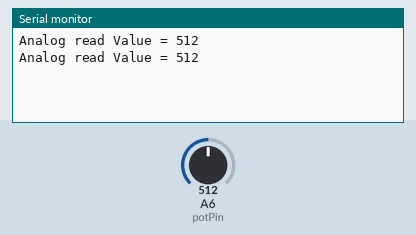
This sketch was run on a simulated Arduino Nano, built with avr-gcc and run on an emulated ATmega328P. Parts: the last lines printed to the serial monitor. The test bench sets the inputs (shaded band); at power-on: A6 (potPin) = 512.

Above: at 1.8 s.
1.9 s: A6 (potPin) set to 716
At 2.4 s:
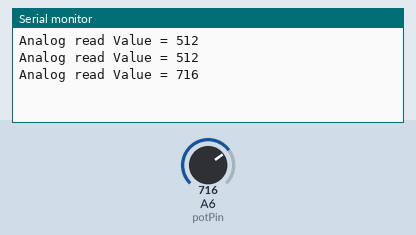
3.4 s: A6 (potPin) set to 900
At 4.8 s:
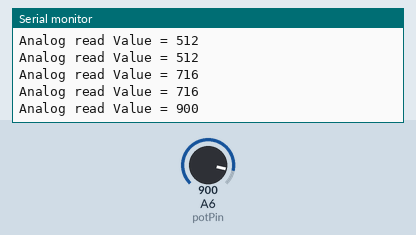
Timing chart, 0 to 6.4 s (numbered marks = the images above; inputs shaded):
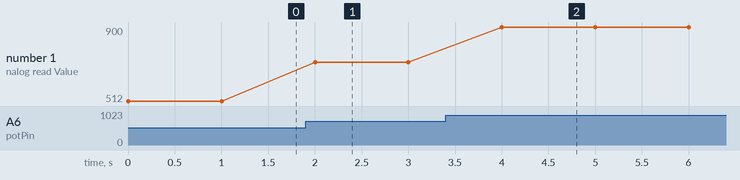

The sketch:

gpio_Read03.ino
```cpp
/**************************************************************************
    Adruino : 1~13, A0~A7(A0=14, A1=15, A2=16, A3=17, A4=18, A5=19, A6=20,
              A7=21)
    STM32   : PA0~PA15(0~15), PB0~PB15(16~31), PC13~PC15(32~34)
    ESP8266 : D0~D10(D0=16, D1=5, D2=4, D3=0, D4=2, D5=14, D6=12, D7=13,
              D8=15), A0
**************************************************************************/
#define NANO        // NANO 보드인 경우 define
//#define BLUEPILL  // BLUEPILL 보드인 경우 define
//#define NODEMCU   // NODEMCU 보드인 경우 define

#ifdef NANO
#define potPin A6
#elif defined BLUEPILL
#define potPin PA0
#else
#define potPin A0
#endif

void setup()
{
    pinMode(potPin, INPUT);
    Serial.begin(115200);    // 시리얼 출력(115200) 사용
}

void loop()
{
    int readValue = analogRead(potPin);
    Serial.print("Analog read Value = "); Serial.print(readValue);
    Serial.println(""); // 다음 줄에 Printing
    delay(1000);        // 1초 지연
}
```

Measured:
- after the input at 1.9 s, the serial monitor: prints a new line after 0.10 s (image 1)
- after the input at 3.4 s, the serial monitor: prints a new line after 0.60 s (image 2)
- plotted number 1: 512 → 716 after the input at 1.9 s, 716 → 900 after the input at 3.4 s
